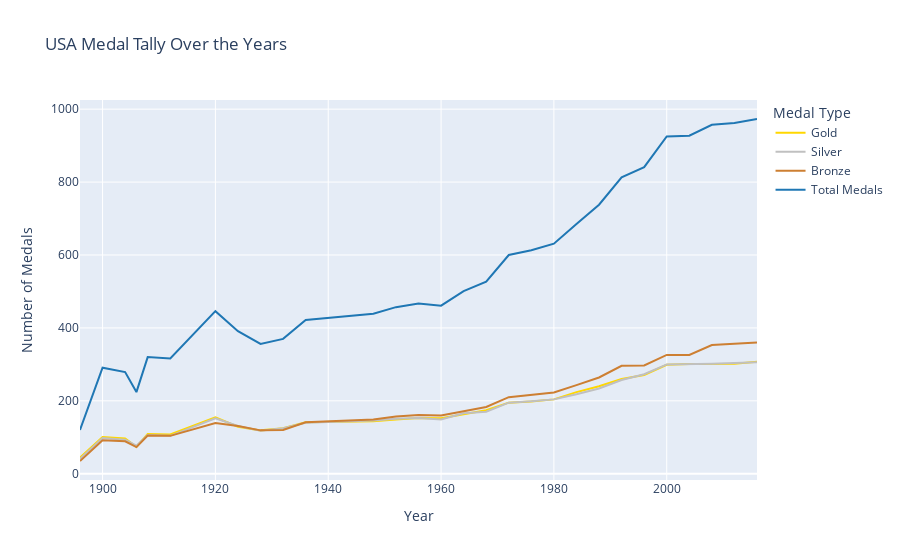

Notebook code for this chart:
### Code cell
country_medal_tally = athlete_df[['Event','region','Year','Medal']].drop_duplicates()
country_medal_tally = pd.concat([country_medal_tally, pd.get_dummies(country_medal_tally['Medal']).astype(int)], axis=1).drop(columns=['Medal'])
country_medal_tally['Total Medals']=country_medal_tally[['Gold','Silver','Bronze']].sum(axis=1)
country_medals_by_year = country_medal_tally.groupby('Year')[['Gold','Silver','Bronze','Total Medals']].sum().reset_index()
color_map = {
    'Gold': '#FFD700',
    'Silver': '#C0C0C0',
    'Bronze': '#CD7F32',
    'Total Medals': '#1f77b4'
}
fig = px.line(
    country_medals_by_year,
    x='Year',
    y=['Gold', 'Silver', 'Bronze', 'Total Medals'],
    title='USA Medal Tally Over the Years',
    color_discrete_map=color_map,
    labels={'value': 'Number of Medals', 'variable': 'Medal Type'}
)
fig.show()

### Figure 1 — Plotly figure (JSON) as saved in the notebook; plotly's stock layout.template omitted (floating-point values rounded to 4 significant figures)
{"data": [{"hovertemplate": "Medal Type=Gold<br>Year=%{x}<br>Number of Medals=%{y}<extra></extra>", "legendgroup": "Gold", "line": {"color": "#FFD700", "dash": "solid"}, "marker": {"symbol": "circle"}, "mode": "lines", "name": "Gold", "orientation": "v", "showlegend": true, "type": "scatter", "x": [1896, 1900, 1904, 1906, 1908, 1912, 1920, 1924, 1928, 1932, 1936, 1948, 1952, 1956, 1960, 1964, 1968, 1972, 1976, 1980, 1984, 1988, 1992, 1996, 2000, 2004, 2008, 2012, 2016], "xaxis": "x", "y": [44, 101, 97, 74, 109, 108, 155, 129, 119, 125, 141, 144, 149, 153, 152, 163, 174, 195, 198, 204, 224, 240, 260, 271, 299, 301, 302, 302, 307], "yaxis": "y"}, {"hovertemplate": "Medal Type=Silver<br>Year=%{x}<br>Number of Medals=%{y}<extra></extra>", "legendgroup": "Silver", "line": {"color": "#C0C0C0", "dash": "solid"}, "marker": {"symbol": "circle"}, "mode": "lines", "name": "Silver", "orientation": "v", "showlegend": true, "type": "scatter", "x": [1896, 1900, 1904, 1906, 1908, 1912, 1920, 1924, 1928, 1932, 1936, 1948, 1952, 1956, 1960, 1964, 1968, 1972, 1976, 1980, 1984, 1988, 1992, 1996, 2000, 2004, 2008, 2012, 2016], "xaxis": "x", "y": [41, 98, 93, 77, 106, 104, 152, 131, 118, 125, 140, 146, 151, 153, 149, 166, 170, 195, 199, 204, 218, 234, 257, 273, 300, 300, 302, 304, 306], "yaxis": "y"}, {"hovertemplate": "Medal Type=Bronze<br>Year=%{x}<br>Number of Medals=%{y}<extra></extra>", "legendgroup": "Bronze", "line": {"color": "#CD7F32", "dash": "solid"}, "marker": {"symbol": "circle"}, "mode": "lines", "name": "Bronze", "orientation": "v", "showlegend": true, "type": "scatter", "x": [1896, 1900, 1904, 1906, 1908, 1912, 1920, 1924, 1928, 1932, 1936, 1948, 1952, 1956, 1960, 1964, 1968, 1972, 1976, 1980, 1984, 1988, 1992, 1996, 2000, 2004, 2008, 2012, 2016], "xaxis": "x", "y": [35, 92, 89, 73, 105, 104, 139, 131, 119, 120, 141, 149, 157, 161, 160, 172, 183, 210, 216, 223, 243, 264, 296, 297, 326, 326, 353, 356, 360], "yaxis": "y"}, {"hovertemplate": "Medal Type=Total Medals<br>Year=%{x}<br>Number of Medals=%{y}<extra></extra>", "legendgroup": "Total Medals", "line": {"color": "#1f77b4", "dash": "solid"}, "marker": {"symbol": "circle"}, "mode": "lines", "name": "Total Medals", "orientation": "v", "showlegend": true, "type": "scatter", "x": [1896, 1900, 1904, 1906, 1908, 1912, 1920, 1924, 1928, 1932, 1936, 1948, 1952, 1956, 1960, 1964, 1968, 1972, 1976, 1980, 1984, 1988, 1992, 1996, 2000, 2004, 2008, 2012, 2016], "xaxis": "x", "y": [120, 291, 279, 224, 320, 316, 446, 391, 356, 370, 422, 439, 457, 467, 461, 501, 527, 600, 613, 631, 685, 738, 813, 841, 925, 927, 957, 962, 973], "yaxis": "y"}], "layout": {"legend": {"title": {"text": "Medal Type"}, "tracegroupgap": 0}, "title": {"text": "USA Medal Tally Over the Years"}, "xaxis": {"anchor": "y", "domain": [0, 1], "title": {"text": "Year"}}, "yaxis": {"anchor": "x", "domain": [0, 1], "title": {"text": "Number of Medals"}}}}
